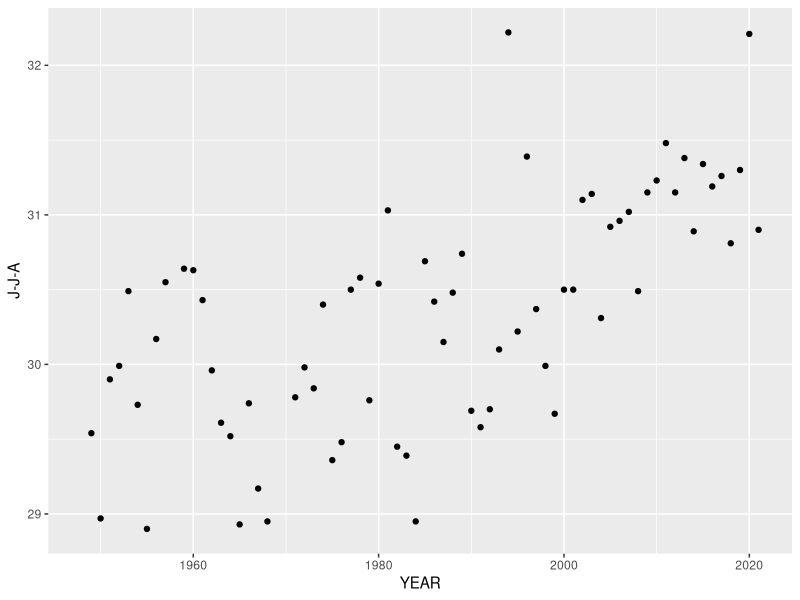
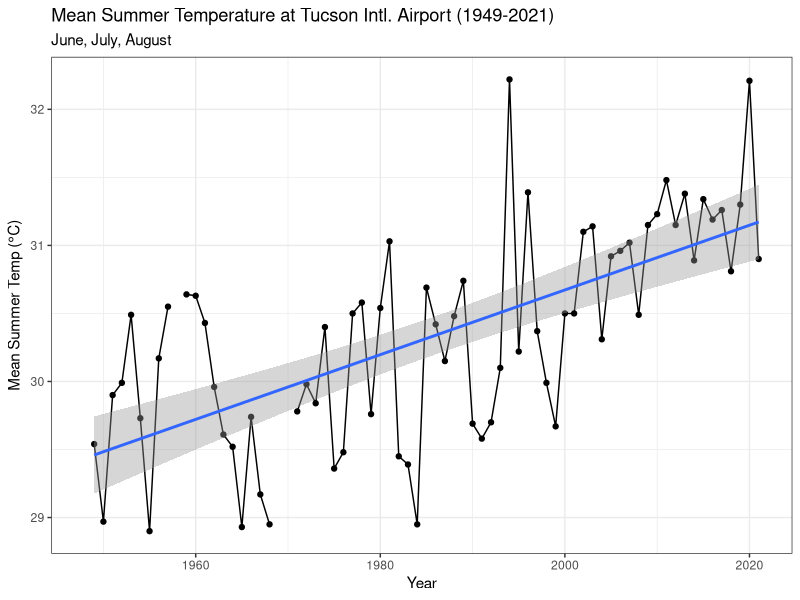
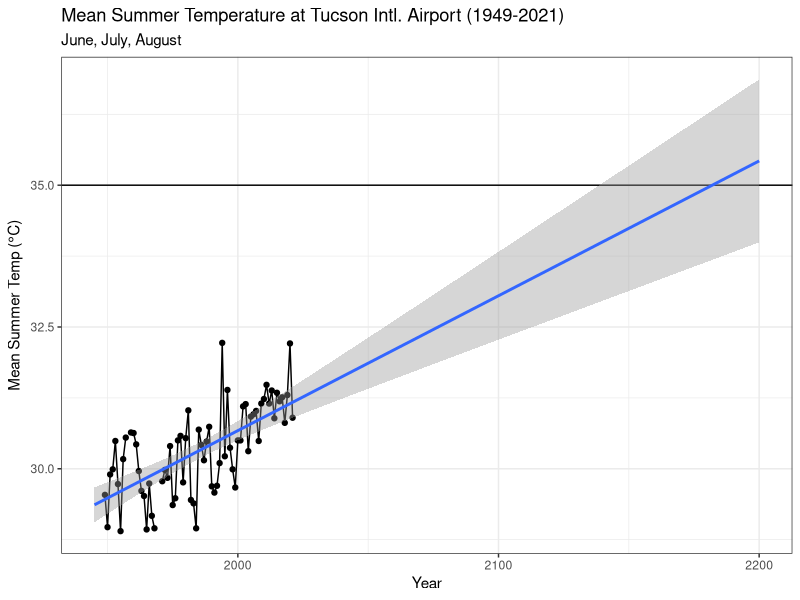
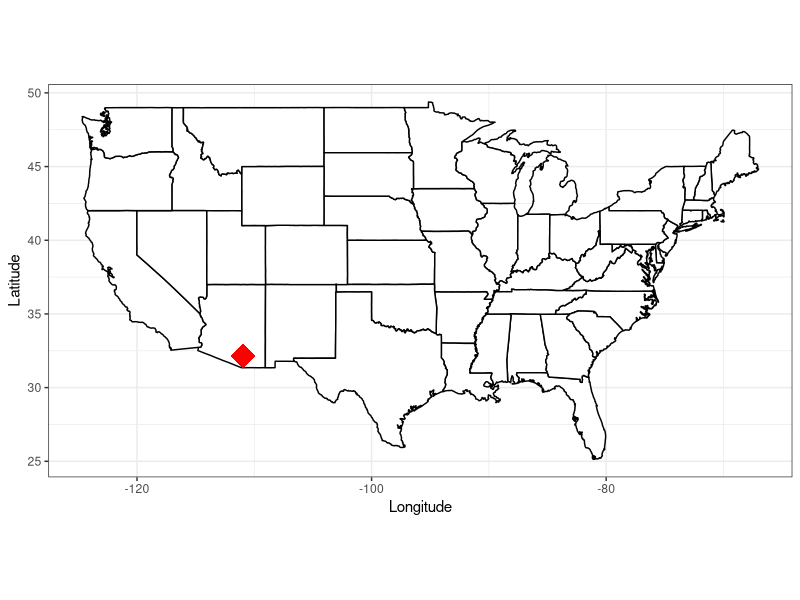
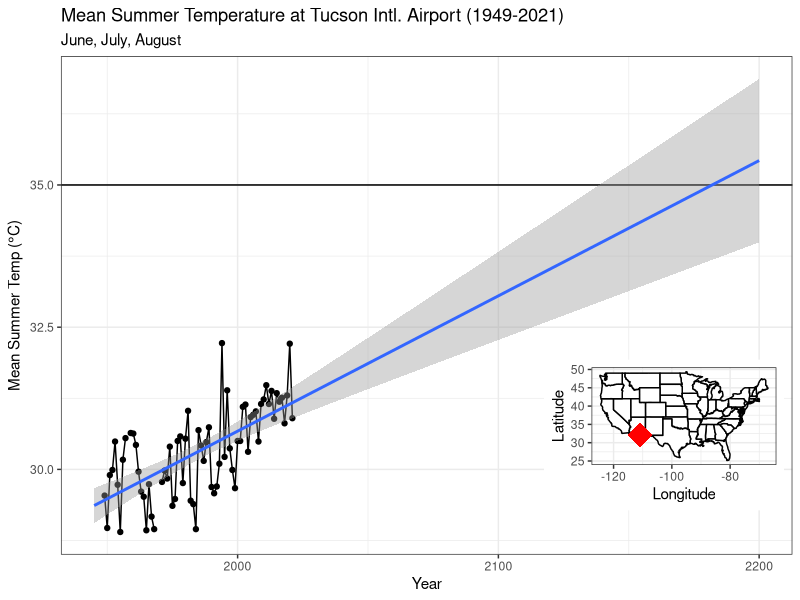
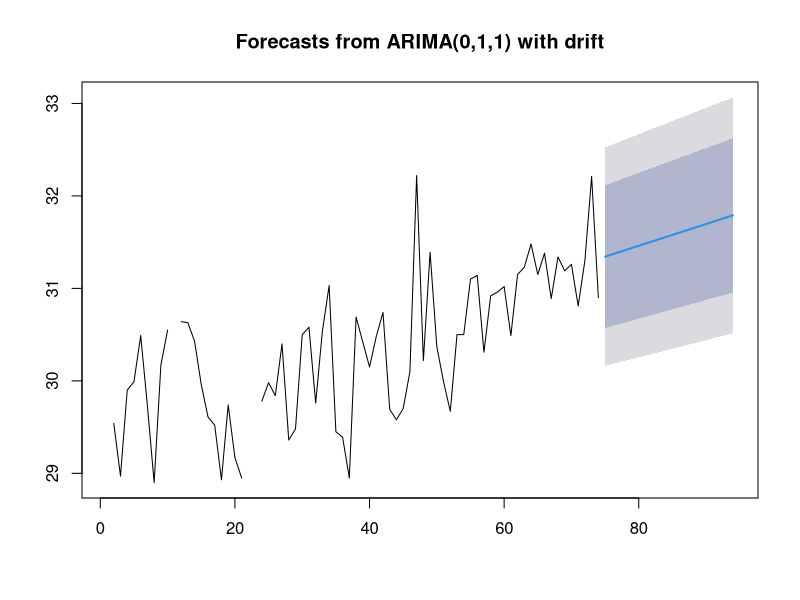
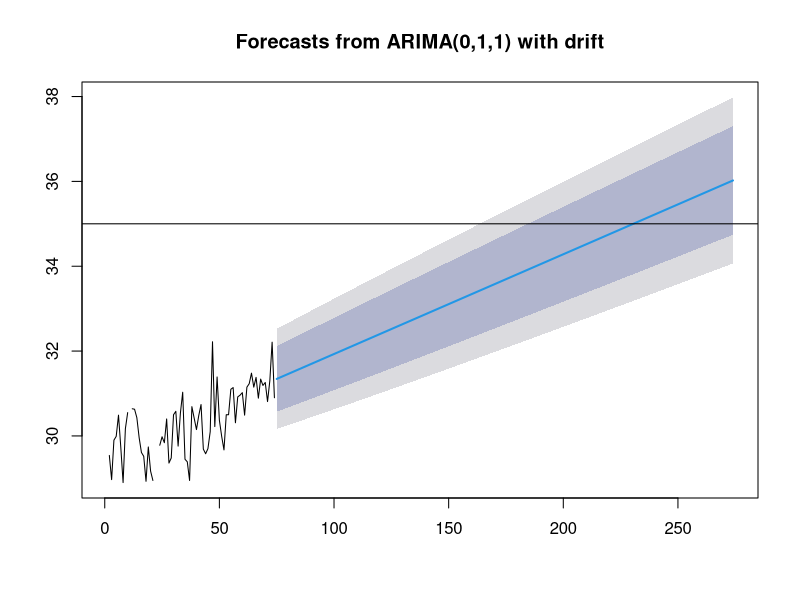

The R script that drew these images, in order:
## ---- chunk 1
knitr::opts_chunk$set(echo = TRUE, message = FALSE, warning = FALSE)
## ---- chunk 2
library(tidyverse)
library(maps)
library(patchwork)
library(cowplot)
## ---- chunk 3
tucson <- read_csv("../data/Tucson_Intl_Airport_WS.csv")
## ---- chunk 4
glimpse(tucson)
## ---- chunk 5
tucson <- read_csv("../data/Tucson_Intl_Airport_WS.csv",
                   na = "999.9")
glimpse(tucson)
## ---- chunk 6
ggplot(data = tucson, aes(x = YEAR, y = `J-J-A`)) +
  geom_point() 
## ---- chunk 7
ggplot(data = tucson, aes(x = YEAR, y = `J-J-A`)) +
  geom_point() +
  geom_line() +
  stat_smooth(method = 'lm') +
  labs(
    title = "Mean Summer Temperature at Tucson Intl. Airport (1949-2021)",
    subtitle = "June, July, August",
    x = "Year",
    y = expression("Mean Summer Temp ("*degree*"C)")
  ) +
  theme_bw()

## ---- chunk 8
temp <- ggplot(data = tucson, aes(x = YEAR, y = `J-J-A`)) +
  geom_point() +
  geom_line() +
  geom_hline(yintercept = 35) + # 35 wet-bulb is too much
  xlim(1945, 2200) +
  stat_smooth(method = 'lm', fullrange = TRUE) +
  labs(
    title = "Mean Summer Temperature at Tucson Intl. Airport (1949-2021)",
    subtitle = "June, July, August",
    x = "Year",
    y = expression("Mean Summer Temp ("*degree*"C)")
  ) +
  theme_bw()
temp
## ---- chunk 9
# get data for map of US
us_states <- map_data("state") %>% 
  rename(Latitude = lat, Longitude = long)

# make a dataframe that has TUS location
tucson_airport <- data.frame(
  Latitude = c(32.1314),
  Longitude = c(-110.9553)
)

# plot map with TUS
map <- ggplot(us_states) +
  geom_polygon(aes(x = Longitude, y = Latitude, group = group), 
               fill = "white", color = "black") +
  coord_quickmap() + 
  geom_point(tucson_airport, mapping = aes(x = Longitude, y = Latitude), 
             color = "red", size = 8, shape = 18) +
  theme_bw()
map
## ---- chunk 10
plot <- map + temp
## ---- chunk 11
ggdraw() +
  draw_plot(temp) +
  draw_plot(map, height = 0.3, width = 0.3, x = .68, y = 0.125)
  
## ---- chunk 12
library(forecast)
# time-series analysis
summer_ts <- ts(tucson$`J-J-A`)
model <- auto.arima(summer_ts)
plot(forecast(model, h = 20))
plot(forecast(model, h = 200))
abline(h = 35)
